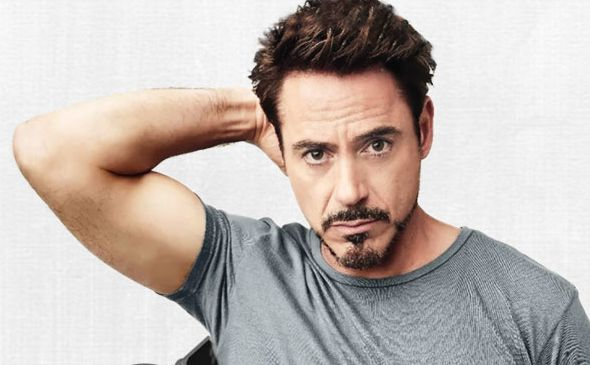
#> input picture FaceRecognition/images/rdj.jpg, 590 x 365 px
$ python -i faceapp.py   (imports and definitions only)
#> lines starting #> are read from the running program, lines starting #| are printed output that depends on the picture; after the words box and inside, x2 and y2 are one past the last pixel; in counts of white or black regions, pixels touching at a corner belong together
#> further down, picture is the input picture: PIL image 590x365 RGB; mean R, G, B 193.5, 183.7, 178.7

import streamlit as st
import cv2
from PIL import Image,ImageEnhance
import numpy as np
import os


face_cascade = cv2.CascadeClassifier('frecog/haarcascade_frontalface_default.xml')
eye_cascade = cv2.CascadeClassifier('frecog/haarcascade_eye.xml')
smile_cascade = cv2.CascadeClassifier('frecog/haarcascade_smile.xml')

# [31 lines left out: functions detect_faces, detect_eyes, detect_smiles, not called in this run]

def cartonize_image(our_image):
	new_img = np.array(our_image.convert('RGB'))
	img = cv2.cvtColor(new_img,1)
	gray = cv2.cvtColor(new_img, cv2.COLOR_BGR2GRAY)
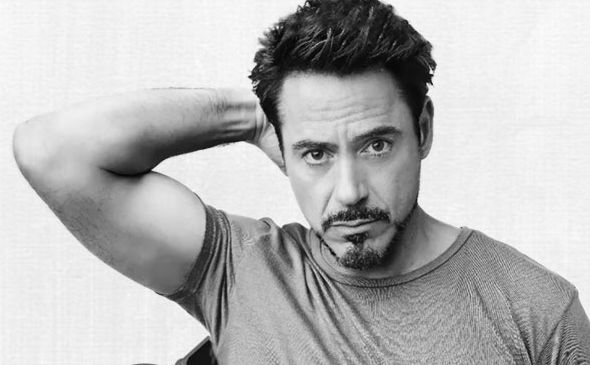
#> gray: shape (365, 590); min 1, max 255, mean 183.3
	# Edges
	gray = cv2.medianBlur(gray, 5)
	edges = cv2.adaptiveThreshold(gray, 255, cv2.ADAPTIVE_THRESH_MEAN_C, cv2.THRESH_BINARY, 9, 9)
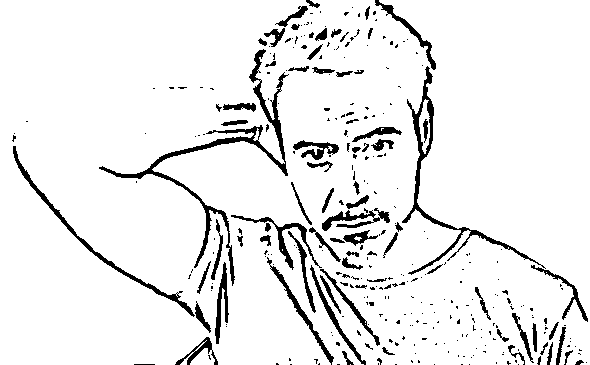
#> edges: shape (365, 590); 92.3% white; 334 black regions (255 under 20 px), largest, box (x1, y1, x2, y2) and area: (99, 49, 289, 286) 2698, (402, 66, 546, 275) 1705, (13, 146, 195, 317) 1060
	#Color
	color = cv2.bilateralFilter(img, 9, 300, 300)
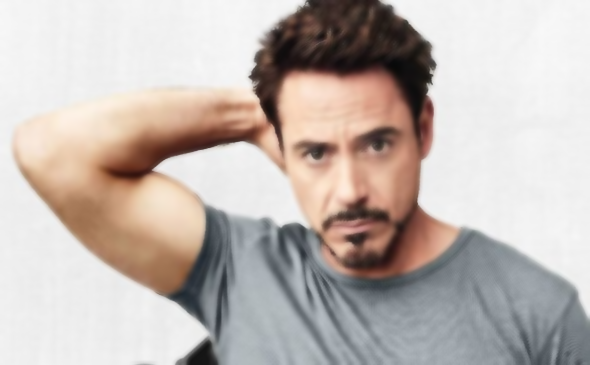
#> color: shape (365, 590, 3); mean R, G, B 193.5, 183.8, 178.7
	#Cartoon
	cartoon = cv2.bitwise_and(color, color, mask=edges)
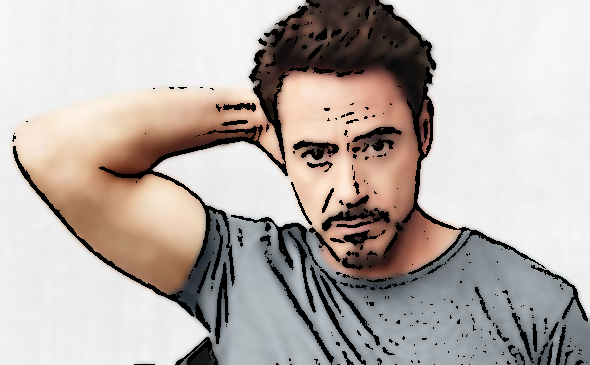
#> cartoon: shape (365, 590, 3); mean R, G, B 184.8, 176.1, 171.4

	return cartoon


# [94 lines left out: functions cannize_image, main, not called in this run]


# [2 lines not run here, left out]

>>> from PIL import Image
>>> picture = Image.open('FaceRecognition/images/rdj.jpg')
>>> result = cartonize_image(picture)
